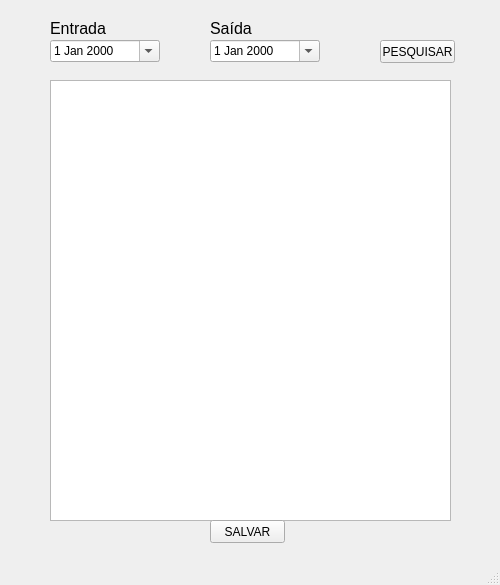
<?xml version="1.0" encoding="UTF-8"?>
<ui version="4.0">
 <class>MainWindow</class>
 <widget class="QMainWindow" name="MainWindow">
  <property name="geometry">
   <rect>
    <x>0</x>
    <y>0</y>
    <width>500</width>
    <height>585</height>
   </rect>
  </property>
  <property name="windowTitle">
   <string>Comparativo de Diárias</string>
  </property>
  <widget class="QWidget" name="centralwidget">
   <widget class="QDateEdit" name="dateEditEntrada">
    <property name="geometry">
     <rect>
      <x>50</x>
      <y>40</y>
      <width>110</width>
      <height>22</height>
     </rect>
    </property>
    <property name="calendarPopup">
     <bool>true</bool>
    </property>
   </widget>
   <widget class="QDateEdit" name="dateEditSaida">
    <property name="geometry">
     <rect>
      <x>210</x>
      <y>40</y>
      <width>110</width>
      <height>22</height>
     </rect>
    </property>
    <property name="calendarPopup">
     <bool>true</bool>
    </property>
   </widget>
   <widget class="QLabel" name="labelEntrada">
    <property name="geometry">
     <rect>
      <x>50</x>
      <y>20</y>
      <width>111</width>
      <height>16</height>
     </rect>
    </property>
    <property name="font">
     <font>
      <pointsize>12</pointsize>
     </font>
    </property>
    <property name="text">
     <string>Entrada</string>
    </property>
   </widget>
   <widget class="QLabel" name="labelEntrada_2">
    <property name="geometry">
     <rect>
      <x>210</x>
      <y>20</y>
      <width>111</width>
      <height>16</height>
     </rect>
    </property>
    <property name="font">
     <font>
      <pointsize>12</pointsize>
     </font>
    </property>
    <property name="text">
     <string>Saída</string>
    </property>
   </widget>
   <widget class="QPushButton" name="pushButtonPesquisar">
    <property name="geometry">
     <rect>
      <x>380</x>
      <y>40</y>
      <width>75</width>
      <height>23</height>
     </rect>
    </property>
    <property name="text">
     <string>PESQUISAR</string>
    </property>
   </widget>
   <widget class="QTableWidget" name="tableWidgetComparativo">
    <property name="geometry">
     <rect>
      <x>50</x>
      <y>80</y>
      <width>401</width>
      <height>441</height>
     </rect>
    </property>
   </widget>
   <widget class="QPushButton" name="pushButtonSalvar">
    <property name="geometry">
     <rect>
      <x>210</x>
      <y>520</y>
      <width>75</width>
      <height>23</height>
     </rect>
    </property>
    <property name="text">
     <string>SALVAR</string>
    </property>
   </widget>
  </widget>
  <widget class="QMenuBar" name="menubar">
   <property name="geometry">
    <rect>
     <x>0</x>
     <y>0</y>
     <width>500</width>
     <height>21</height>
    </rect>
   </property>
  </widget>
  <widget class="QStatusBar" name="statusbar"/>
 </widget>
 <resources/>
 <connections/>
</ui>
